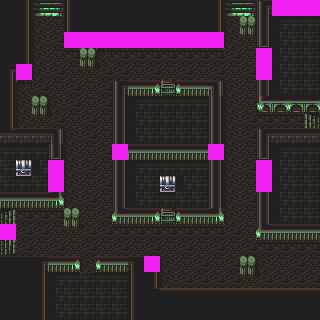

Tiled map render using the project's own tile images. Description and the map definition, with tile-layer contents summarised, below:
An orthogonal 20x20 tile map with 16x16 px tiles, 1 tile layer (Tile Layer 1), 7 hidden layers not drawn.

<map version="1.4" tiledversion="1.4.2" orientation="orthogonal" renderorder="right-down" width="20" height="20" tilewidth="16" tileheight="16" infinite="0" nextlayerid="9" nextobjectid="1">
 <tileset firstgid="1" name="D300D4D5" tilewidth="16" tileheight="16" tilecount="1024" columns="32">
  <image source="5F006061.png" trans="ffffff" width="512" height="512" />
 </tileset>
 <layer id="1" name="Tile Layer 1" width="20" height="20">
  <properties>
   <property name="Anims1" value="MansterAnimationsID" />
   <property name="ChapterID" value="Chapter1" />
   <property name="Main" value="" />
   <property name="MapChangesID" value="Chapter1MapChanges" />
   <property name="MapID" value="Chapter1Map" />
   <property name="ObjectType" value="MansterObjectID" />
   <property name="PaletteID" value="MansterPaletteID" />
   <property name="TileConfig" value="MansterConfigID" />
  </properties>
  <data>[400 cells, 400 non-empty, 55 distinct tile ids]</data>
 </layer>
 <layer id="2" name="Map Change 0" width="20" height="20" visible="0">
  <properties>
   <property name="Height" value="3" />
   <property name="ID" value="0" />
   <property name="Width" value="2" />
   <property name="X" value="16" />
   <property name="Y" value="3" />
  </properties>
  <data>[400 cells, 6 non-empty, 4 distinct tile ids]</data>
 </layer>
 <layer id="3" name="Map Change 1" width="20" height="20" visible="0">
  <properties>
   <property name="Height" value="2" />
   <property name="ID" value="1" />
   <property name="Width" value="1" />
   <property name="X" value="10" />
   <property name="Y" value="5" />
  </properties>
  <data>[400 cells, 2 non-empty, 2 distinct tile ids]</data>
 </layer>
 <layer id="4" name="Map Change 2" width="20" height="20" visible="0">
  <properties>
   <property name="Height" value="2" />
   <property name="ID" value="2" />
   <property name="Width" value="2" />
   <property name="X" value="3" />
   <property name="Y" value="10" />
  </properties>
  <data>[400 cells, 4 non-empty, 4 distinct tile ids]</data>
 </layer>
 <layer id="5" name="Map Change 3" width="20" height="20" visible="0">
  <properties>
   <property name="Height" value="1" />
   <property name="ID" value="3" />
   <property name="Width" value="1" />
   <property name="X" value="1" />
   <property name="Y" value="10" />
  </properties>
  <data>[400 cells, 1 non-empty, 1 distinct tile ids]</data>
 </layer>
 <layer id="6" name="Map Change 4" width="20" height="20" visible="0">
  <properties>
   <property name="Height" value="1" />
   <property name="ID" value="4" />
   <property name="Width" value="1" />
   <property name="X" value="10" />
   <property name="Y" value="11" />
  </properties>
  <data>[400 cells, 1 non-empty, 1 distinct tile ids]</data>
 </layer>
 <layer id="7" name="Map Change 5" width="20" height="20" visible="0">
  <properties>
   <property name="Height" value="3" />
   <property name="ID" value="5" />
   <property name="Width" value="2" />
   <property name="X" value="16" />
   <property name="Y" value="10" />
  </properties>
  <data>[400 cells, 5 non-empty, 4 distinct tile ids]</data>
 </layer>
 <layer id="8" name="Map Change 6" width="20" height="20" visible="0">
  <properties>
   <property name="Height" value="2" />
   <property name="ID" value="6" />
   <property name="Width" value="1" />
   <property name="X" value="10" />
   <property name="Y" value="13" />
  </properties>
  <data>[400 cells, 2 non-empty, 2 distinct tile ids]</data>
 </layer>
</map>
